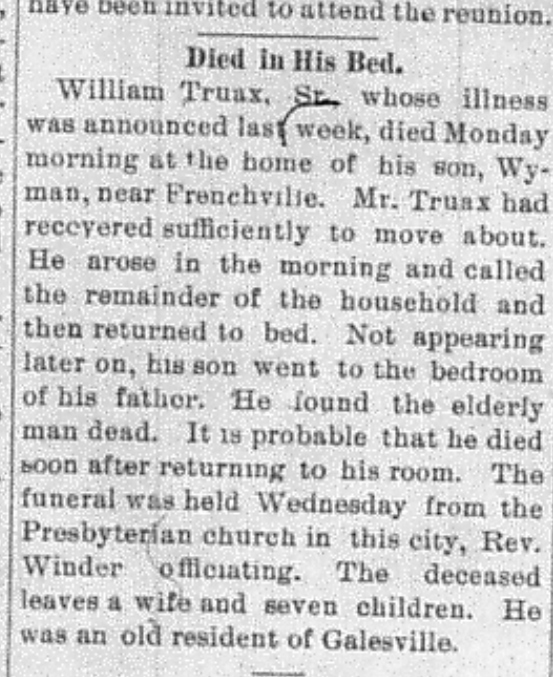
#> input picture stage2-ocr/william-truax-sr-death.jpg, 553 x 677 px
$ python flatten_lighting.py william-truax-sr-death.jpg william-truax-sr-death.jpg
#> lines starting #> are read from the running program, lines starting #| are printed output that depends on the picture
#> in flatten_file, arr is the input picture: shape (677, 553); min 6, max 255, mean 205.5
#!/usr/bin/env python3
"""Remove uneven lighting (shadows, dark spots) from book/microfilm photos.

Method: estimate each scan's illumination field, then divide it out.

  1. Downsample (illumination varies slowly; this also makes morphology cheap).
  2. Morphological closing with a kernel larger than text strokes but much
     smaller than shadows: removes ink so only paper brightness remains.
     The field therefore TRACKS shading (dark where shadowed), which is
     what division needs to lift shadows.
  3. Gaussian blur -> smooth illumination field.
  4. Divide the full-res scan by the rescaled field, normalized so the
     brightest paper maps to `target`.

Division corrects multiplicative shading: book-gutter shadows, page curl,
lamp falloff, and the recurring dark spots on these scans.

Usage:
  python flatten_lighting.py <page.png> [<out.png>]
  python flatten_lighting.py <dir> <outdir>     # whole directory
"""

import sys
from pathlib import Path

import cv2
import numpy as np

import PIL.Image
PIL.Image.MAX_IMAGE_PIXELS = None


def illumination_field(arr, analysis_px=1400, close_px_frac=0.035, blur_frac=0.08):
    """Estimate the smooth paper-brightness (illumination) field."""
#> called with analysis_px = 1400, close_px_frac = 0.035, blur_frac = 0.08
    h, w = arr.shape
#> h = 677; w = 553
    scale = min(1.0, analysis_px / max(h, w))
#> scale = 1
    small = cv2.resize(arr, (int(w * scale), int(h * scale)),
                       interpolation=cv2.INTER_AREA)

    # Closing kernel: bigger than ink strokes, smaller than any shadow blob.
    k = max(2 * int(max(small.shape) * close_px_frac) + 1, 15)
#> k = 47
    kernel = cv2.getStructuringElement(cv2.MORPH_ELLIPSE, (k, k))
    closed = cv2.morphologyEx(small, cv2.MORPH_CLOSE, kernel)

    blur_sigma = max(small.shape) * blur_frac
#> blur_sigma = 54.16
    field = cv2.GaussianBlur(closed, (0, 0), blur_sigma)
    return field, scale


def flatten(arr, target=210.0):
    """Return the lighting-corrected grayscale image (uint8)."""
    field, scale = illumination_field(arr)
#> scale = 1
    field_full = cv2.resize(field, (arr.shape[1], arr.shape[0]),
                            interpolation=cv2.INTER_LINEAR)
    field_norm = field_full / field_full.max()  # brightest paper -> 1.0
    out = arr.astype(np.float32) / np.maximum(field_norm, 0.2) * (target / 255)
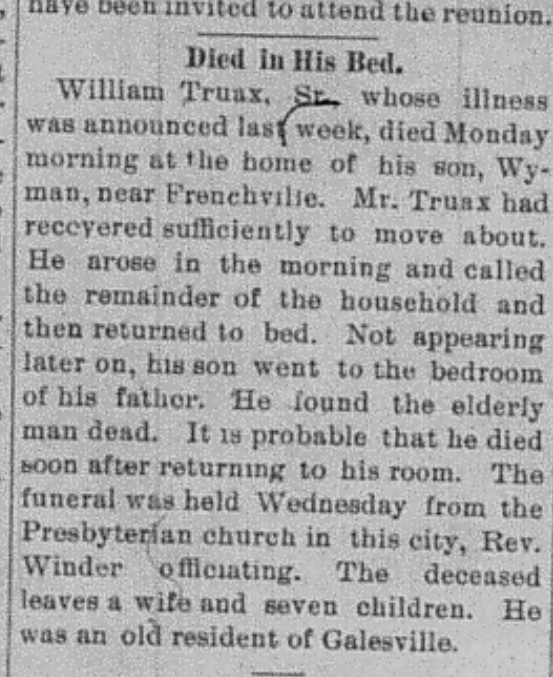
#> out: shape (677, 553) float64; min 5, max 213.4, mean 170.3
    return np.clip(out, 0, 255).astype(np.uint8)


def flatten_file(src, out):
    arr = cv2.imread(str(src), cv2.IMREAD_GRAYSCALE)
    if arr is None:
        print(f"skip (unreadable): {src}")
        return
    cv2.imwrite(str(out), flatten(arr))
    print(f"{src} -> {out}")


def main():
    src, out = Path(sys.argv[1]), Path(sys.argv[2] if len(sys.argv) > 2 else "")
    if src.is_dir():
        out.mkdir(parents=True, exist_ok=True)
        for p in sorted(src.glob("*.png")):
            flatten_file(p, out / p.name)
    else:
        dest = out if out else src.with_stem(src.stem + "_flat")
        flatten_file(src, dest)


if __name__ == "__main__":
    main()
